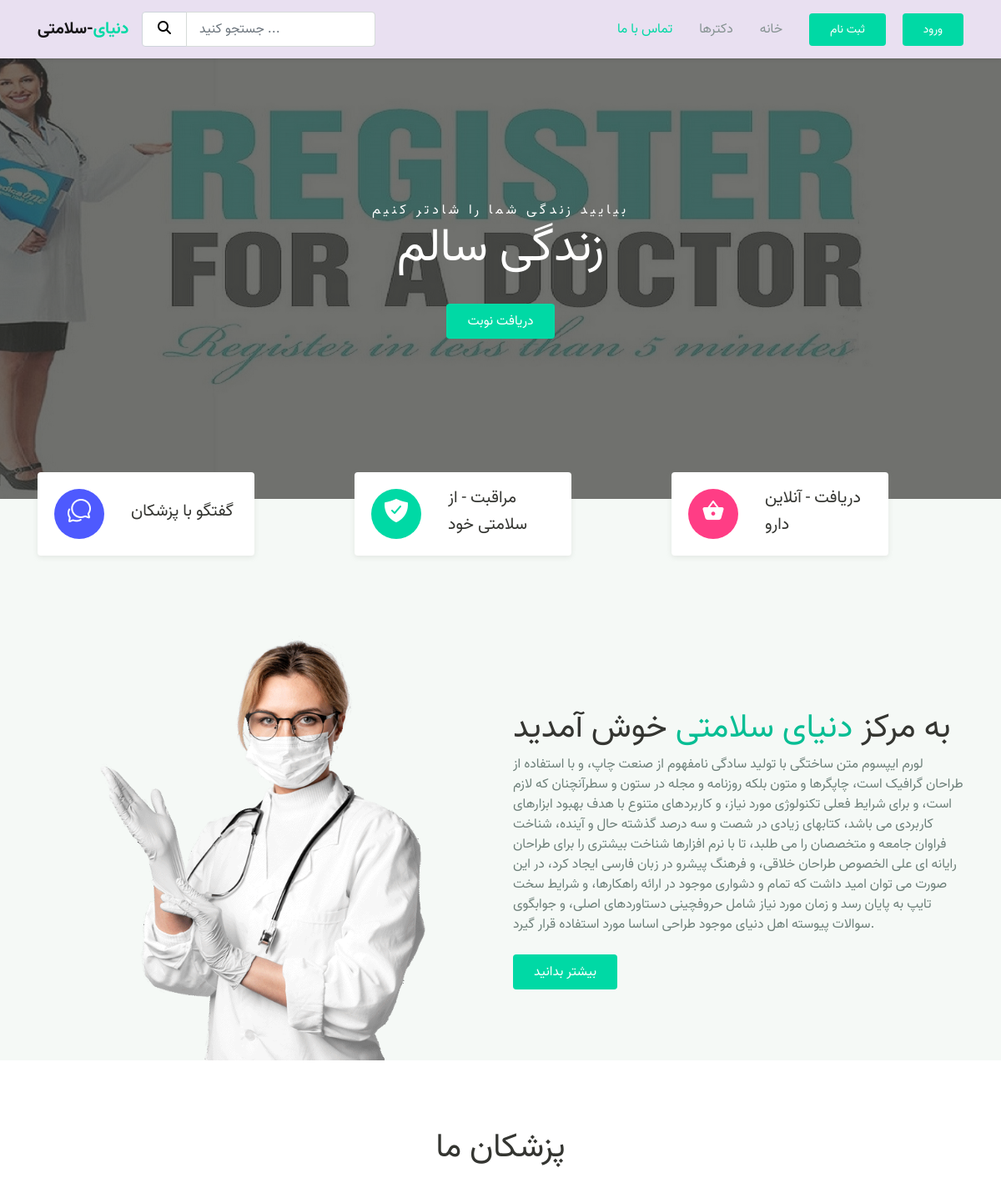
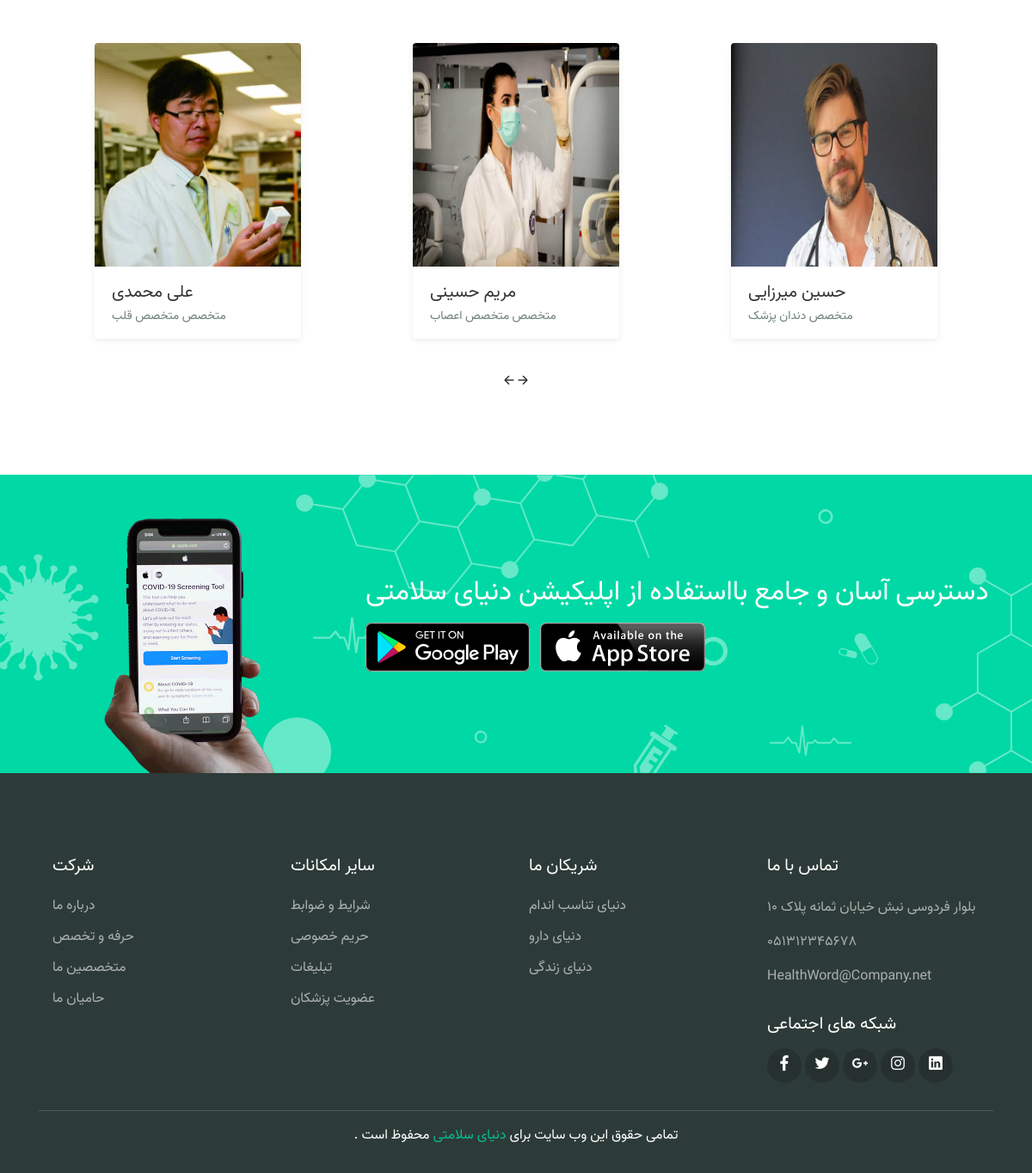
The page / on the database its author committed (2 pictures, top to bottom).
### doctors/models.py (models this page shows, shortened)
class Doctor(models.Model):
    user = models.OneToOneField(User, on_delete=models.CASCADE, null=True, blank=True, related_name='doctor_profile')
    f_name = models.CharField(max_length=50)
    l_name = models.CharField(max_length=100)
    takhasos = models.CharField(max_length=100)
    info = models.TextField()
    address = models.CharField(max_length=400)
    nezam_pezeshki = models.PositiveIntegerField()
    phone_number = models.PositiveIntegerField()
    dr_cost = models.PositiveIntegerField(default=0)
    image = models.ImageField(upload_to='doctors_images', null=True, blank=True)

### home/views.py (the view)
# urls.py: path('', doctors_list_view, name='doctors_list')
def doctors_list_view(request):
    doctors_list1 = Doctor.objects.all()
    return render(request, 'home/home.html', {'doctors': doctors_list1})

### home/templates/home/home.html (shortened to what this page needs)
{% extends '_base.html' %}
{% load static %}
{% block content %}
<br>
 <br>
    <div class="page-hero bg-image overlay-dark" style="background-image: url({% static 'img/bg_image_B7.jpg' %});">
        <div class="hero-section">
            <div class="container text-center wow zoomIn">
                <span class="subhead">بیایید زندگی شما را شادتر کنیم</span>
                <h1 class="display-4">زندگی سالم</h1>
                <a href="{% url 'doctors:all_doctors' %}" class="btn btn-primary">دریافت نوبت</a>
            </div>
        </div>
    </div>
    <div class="bg-light">
        <div class="page-section py-3 mt-md-n5 custom-index">
            <div class="container">
                <div class="row justify-content-center">
                    <div class="col-md-4 py-3 py-md-0">
                        <div class="card-service wow fadeInUp">
                            <div class="circle-shape bg-secondary text-white">
                                <span class="mai-chatbubbles-outline"></span>
                            </div>
                            <p><span>گفتگو</span> با پزشکان</p>
                        </div>
                    </div>
                    <div class="col-md-4 py-3 py-md-0">
                        <div class="card-service wow fadeInUp">
                            <div class="circle-shape bg-primary text-white">
                                <span class="mai-shield-checkmark"></span>
                            </div>
                            <p><span>مراقبت</span> - از سلامتی خود</p>
                        </div>
                    </div>
                    <div class="col-md-4 py-3 py-md-0">
                        <div class="card-service wow fadeInUp">
                            <div class="circle-shape bg-accent text-white">
                                <span class="mai-basket"></span>
                            </div>
                            <p><span>دریافت</span> - آنلاین دارو</p>
                        </div>
                    </div>
                </div>
            </div>
        </div>
        <div class="page-section pb-0">
            <div class="container">
                <div class="row align-items-center">
                    <div class="col-lg-6 wow fadeInRight" data-wow-delay="400ms">
                        <div class="img-place custom-img-1">
                            <img src="{% static 'img/bg-doctor.png' %}" alt="">
                        </div>
                    </div>
                    <div class="col-lg-6 py-3 wow fadeInUp txt-r">
                        <h1>به مرکز <a href="#">دنیای سلامتی</a> خوش آمدید</h1>
                        <p class="text-grey mb-4">لورم ایپسوم متن ساختگی با تولید سادگی نامفهوم از صنعت چاپ، و با
                            استفاده از طراحان گرافیک است، چاپگرها و متون بلکه روزنامه و مجله در ستون و سطرآنچنان که لازم
                            است، و برای شرایط فعلی تکنولوژی مورد نیاز، و کاربردهای متنوع با هدف بهبود ابزارهای کاربردی
                            می باشد، کتابهای زیادی در شصت و سه درصد گذشته حال و آینده، شناخت فراوان جامعه و متخصصان را
                            می طلبد، تا با نرم افزارها شناخت بیشتری را برای طراحان رایانه ای علی الخصوص طراحان خلاقی، و
                            فرهنگ پیشرو در زبان فارسی ایجاد کرد، در این صورت می توان امید داشت که تمام و دشواری موجود در
                            ارائه راهکارها، و شرایط سخت تایپ به پایان رسد و زمان مورد نیاز شامل حروفچینی دستاوردهای
                            اصلی، و جوابگوی سوالات پیوسته اهل دنیای موجود طراحی اساسا مورد استفاده قرار گیرد.</p>
                        <a href="about.html" class="btn btn-primary">بیشتر بدانید</a>
                    </div>
                </div>
            </div>
        </div>
    </div>
    <div class="page-section">
        <div class="container">
            <h1 class="text-center mb-5 wow fadeInUp">پزشکان ما</h1>
            <div class="owl-carousel wow fadeInUp" id="doctorSlideshow">
                {% for dr in doctors %}
                    <div class="item">
                        <div class="card-doctor">
                            <div class="header">
                                <img src="{{ dr.image.url }}" alt="">
                            </div>
                            <div class="body">
                                    <p class="text-xl mb-0">{{ dr.f_name }} {{ dr.l_name }}</p>
                                <span class="text-sm text-grey">متخصص {{ dr.takhasos }}</span>
                            </div>
                        </div>
                    </div>
                {% endfor %}
            </div>
        </div>
    </div>
{% endblock %}

### templates/_base.html (shortened to what this page needs)
<!DOCTYPE html>
{% load static %}
<html lang="">
<head>
    <link rel="stylesheet" href="https://cdnjs.cloudflare.com/ajax/libs/font-awesome/6.2.1/css/all.min.css"
/>
    <link rel="stylesheet" href="{% static 'css/bootstrap.css' %}">
    <link rel="stylesheet" href="{% static 'css/maicons.css' %}">
    <link rel="stylesheet" href="{% static 'css/theme.css' %}">
    <link rel="stylesheet" href="{% static 'css/animate.css' %}">
    <link rel="stylesheet" href="{% static 'css/owl.carousel.css' %}">
</head>
<body>
{% include 'header.html' %}
{% block content %}
{% endblock %}
{% include 'footer.html' %}
</body>
</html>

### templates/header.html (shortened to what this page needs)
<header class="main">
    <nav class="navbar navbar-expand-lg navbar-light shadow-sm">
        <div class="container">
            <a class="navbar-brand" href="#"><span class="text-primary">دنیای</span>-سلامتی</a>
            <form action="{% url 'doctors:dr_search' %}" method="post">
                <div class="input-group input-navbar">
                    <div class="input-group-prepend">
                        <span class="input-group-text" id="icon-addon1"><button type="submit"
                                                                                style="background-color: transparent; outline: none; border: none"><i
                                class="fa-solid fa-search"></i></button></span>
                    </div>
                    <input type="text" class="form-control" placeholder="جستجو کنید ..." aria-label="Username"
                           aria-describedby="icon-addon1" name="search">
                </div>
            </form>
            <div class="collapse navbar-collapse" id="navbarSupport">
                <ul class="navbar-nav ml-auto">
                    <li class="nav-item active">
                        <a class="nav-link" href="">تماس با ما</a>
                    </li>
                    <li class="nav-item">
                        <a class="nav-link" href="{% url 'doctors:all_doctors' %}">دکترها</a>
                    </li>
                    <li class="nav-item">
                        <a class="nav-link" href="{% url 'home:doctors_list' %}">خانه</a>
                    </li>
                    {% if not user.is_authenticated %}
                        <li class="nav-item">
                            <a class="btn btn-primary ml-lg-3" href="{% url 'patients:p_signup' %}">ثبت نام</a>
                            <a class="btn btn-primary ml-lg-3" href="{% url 'patients:p_login' %}">ورود</a>
                        </li>
                    {% endif %}
                </ul>
            </div>
        </div>
    </nav>
</header>

### templates/footer.html
{% load static %}
<div class="page-section banner-home bg-image" style="background-image: url({% static 'img/banner-pattern.svg' %});">
    <div class="container py-5 py-lg-0">
      <div class="row align-items-center">
        <div class="col-lg-4 wow zoomIn">
          <div class="img-banner d-none d-lg-block">
            <img src="{% static 'img/mobile_app.png' %}" alt="">
          </div>
        </div>
        <div class="col-lg-8 wow fadeInRight">
          <h2 class="font-weight-normal mb-3">دسترسی آسان و جامع بااستفاده از اپلیکیشن دنیای سلامتی</h2>
          <a href="#"><img src="{% static 'img/google_play.svg' %}" alt=""></a>
          <a href="#" class="ml-2"><img src='{% static 'img/app_store.svg' %}' alt=""></a>
        </div>
      </div>
    </div>
  </div>
  <footer class="page-footer">
    <div class="container">
      <div class="row px-md-3">
        <div class="col-sm-6 col-lg-3 py-3">
          <h5>شرکت</h5>
          <ul class="footer-menu">
            <li><a href="#">درباره ما</a></li>
            <li><a href="#">حرفه و تخصص</a></li>
            <li><a href="#">متخصصین ما</a></li>
            <li><a href="#">حامیان ما</a></li>
          </ul>
        </div>
        <div class="col-sm-6 col-lg-3 py-3">
          <h5>سایر امکانات</h5>
          <ul class="footer-menu">
            <li><a href="#">شرایط و ضوابط</a></li>
            <li><a href="#">حریم خصوصی</a></li>
            <li><a href="#">تبلیغات</a></li>
            <li><a href="#">عضویت پزشکان</a></li>
          </ul>
        </div>
        <div class="col-sm-6 col-lg-3 py-3">
          <h5>شریکان ما</h5>
          <ul class="footer-menu">
            <li><a href="#">دنیای تناسب اندام</a></li>
            <li><a href="#">دنیای دارو</a></li>
            <li><a href="#">دنیای زندگی</a></li>
          </ul>
        </div>
        <div class="col-sm-6 col-lg-3 py-3">
          <h5>تماس با ما</h5>
          <p class="footer-link mt-2">بلوار فردوسی نبش خیابان ثمانه پلاک 10</p>
          <a href="#" class="footer-link">051312345678</a>
          <a href="#" class="footer-link">HealthWord@Company.net</a>
          <h5 class="mt-3">شبکه های اجتماعی</h5>
          <div class="footer-sosmed mt-3">
            <a href="#" target="_blank"><span class="mai-logo-facebook-f"></span></a>
            <a href="#" target="_blank"><span class="mai-logo-twitter"></span></a>
            <a href="#" target="_blank"><span class="mai-logo-google-plus-g"></span></a>
            <a href="#" target="_blank"><span class="mai-logo-instagram"></span></a>
            <a href="#" target="_blank"><span class="mai-logo-linkedin"></span></a>
          </div>
        </div>
      </div>
      <hr>
      <p id="copyright"> . تمامی حقوق این وب سایت برای  <a href="#">دنیای سلامتی</a> محفوظ است  </p>
    </div>
  </footer>

### rows shown on the page
Doctor: image (picture), f_name "علی", l_name "محمدی", takhasos "متخصص قلب"
Doctor: image (picture), f_name "مریم", l_name "حسینی", takhasos "متخصص اعصاب"
Doctor: image (picture), f_name "حسین", l_name "میرزایی", takhasos "دندان پزشک"
